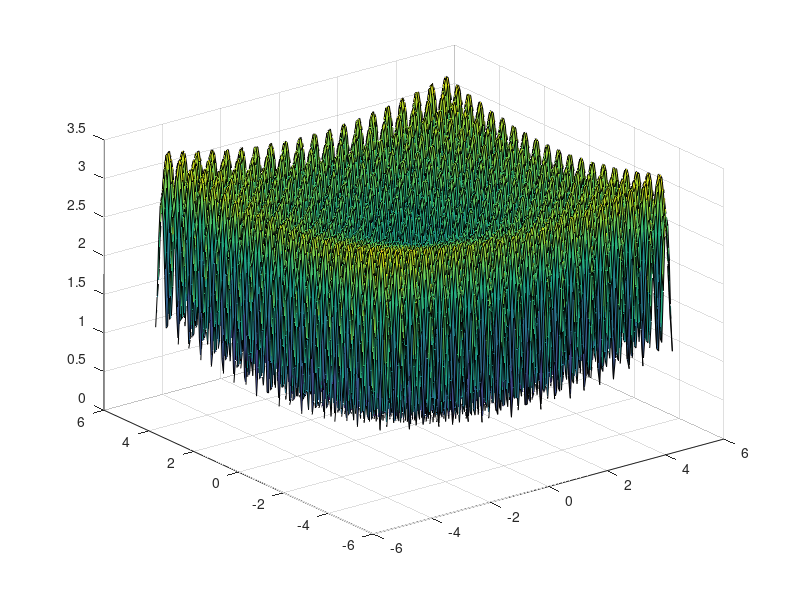

Here is the MATLAB script that generated this plot:
clc
clear all
close all

a = 5;
b = 0.05;
c = 4*pi;
d = 2;


x = linspace(-5, 5, 150);
y = linspace(-5, 5, 150);
[X, Y] = meshgrid(x, y);
f = -a * exp(-b * (1/d * (X.^2 + Y.^2)).^0.5) - exp(1/d * (cos(c * X) + cos(c * Y))) + a + exp(1);
surf(X, Y, f);
